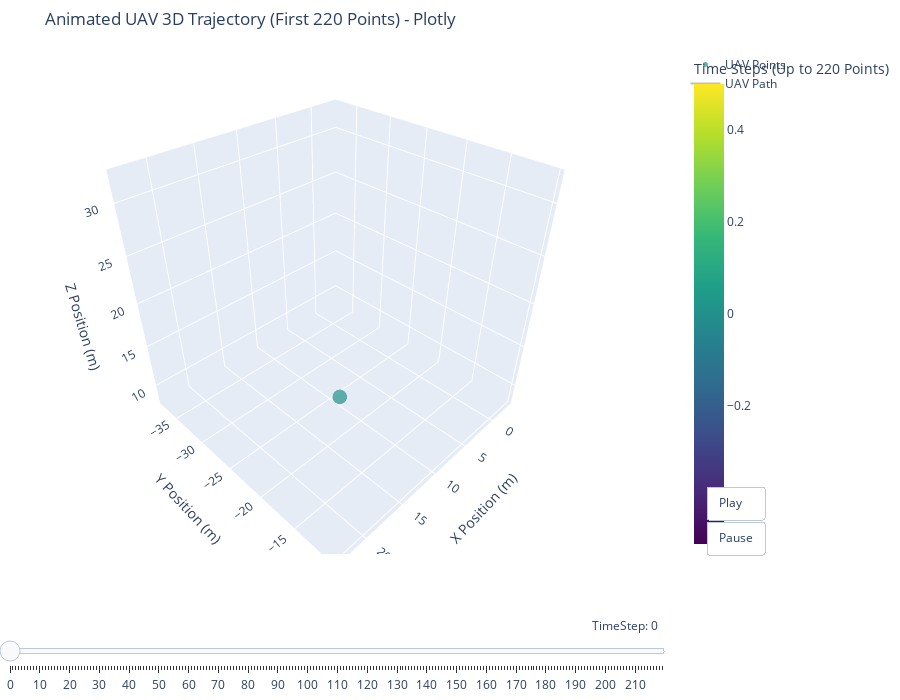

The cell this chart's notebook holds for it:
### Code cell
# trực quan hóa đồ thị 3D

df_original = df

# --- BƯỚC 2: CHUYỂN ĐỔI TỌA ĐỘ (NẾU CẦN) VÀ CHỌN CỘT ĐỂ VẼ ---
# QUAN TRỌNG: Đảm bảo rằng các cột bạn sử dụng để vẽ ('tx', 'ty', 'tz' trong ví dụ của bạn,
# hoặc 'x_enu', 'y_enu', 'z_enu' như trong code này) đã ở cùng một đơn vị (ví dụ: mét)
# và đại diện cho tọa độ trong một hệ thống nhất quán (ví dụ: ENU).

# Giả sử dữ liệu mới của bạn có các cột 'tx', 'ty', 'tz' đã được xử lý (ví dụ: là tọa độ ENU)
# Nếu chưa, bạn cần thực hiện bước chuyển đổi ở đây.
# Để ví dụ này khớp với code trước, chúng ta sẽ giả lập việc tạo cột ENU.
# Trong THỰC TẾ, bạn sẽ dùng cột 'tx', 'ty', 'tz' từ dữ liệu mới của mình.

if 'tx' not in df_original.columns: # Chỉ giả lập nếu không có sẵn cột tx, ty, tz
    lat_ref = df_original['latitude'].iloc[0]
    lon_ref = df_original['longitude'].iloc[0]
    alt_ref = df_original['altitude'].iloc[0]
    R_earth = 6371000
    df_original['x_enu'] = (df_original['longitude'] - lon_ref) * np.pi/180 * R_earth * np.cos(df_original['latitude'] * np.pi/180)
    df_original['y_enu'] = (df_original['latitude'] - lat_ref) * np.pi/180 * R_earth
    df_original['z_enu'] = df_original['altitude'] - alt_ref # Hoặc giữ nguyên 'altitude' nếu nó đã là Z trong hệ ENU
    
    # Đổi tên để khớp với code vẽ của bạn nếu bạn muốn dùng 'tx', 'ty', 'tz'
    # Hoặc bạn có thể trực tiếp dùng 'x_enu', 'y_enu', 'z_enu' trong các lệnh plot
    df_original.rename(columns={'x_enu': 'tx', 'y_enu': 'ty', 'z_enu': 'tz'}, inplace=True)


# --- BƯỚC 3: CHỌN SỐ ĐIỂM DỮ LIỆU ĐỂ VẼ ---
# Ví dụ: lấy 220 điểm dữ liệu đầu tiên như trong ảnh bạn cung cấp
num_points_to_plot = 220
if len(df_original) >= num_points_to_plot:
    df_plot = df_original.head(num_points_to_plot).copy()
else:
    df_plot = df_original.copy() # Vẽ tất cả nếu không đủ 220 điểm
    print(f"Cảnh báo: Số lượng điểm dữ liệu ({len(df_original)}) ít hơn {num_points_to_plot}. Sẽ vẽ tất cả điểm hiện có.")



# --- Tạo đồ thị 3D với Plotly và Hoạt ảnh ---

# Tạo đối tượng Figure
fig = go.Figure()

# Khởi tạo trace cho các điểm scatter và đường line với điểm đầu tiên (hoặc không có điểm nào)
# Điều này quan trọng để cấu trúc của figure được thiết lập trước khi thêm frames
fig.add_trace(go.Scatter3d(
    x=[df_plot['tx'].iloc[0]], # Bắt đầu với điểm đầu tiên
    y=[df_plot['ty'].iloc[0]],
    z=[df_plot['tz'].iloc[0]],
    mode='markers',
    marker=dict(
        size=5, # Tăng kích thước điểm một chút để dễ thấy hơn
        color=[0], # Màu của điểm đầu tiên
        colorscale='Viridis',
        opacity=0.7,
        colorbar=dict(title=f'Time Steps (Up to {len(df_plot)} Points)')
    ),
    name='UAV Points'
))

fig.add_trace(go.Scatter3d(
    x=[df_plot['tx'].iloc[0]], # Bắt đầu với điểm đầu tiên
    y=[df_plot['ty'].iloc[0]],
    z=[df_plot['tz'].iloc[0]],
    mode='lines',
    line=dict(
        color='grey',
        width=2
    ),
    opacity=0.5,
    name='UAV Path'
))

# Tạo frames cho hoạt ảnh
# Mỗi frame sẽ thêm một điểm mới vào đồ thị
frames = []
for k in range(len(df_plot)):
    frame_data_points = go.Scatter3d(
        x=df_plot['tx'].iloc[:k+1],
        y=df_plot['ty'].iloc[:k+1],
        z=df_plot['tz'].iloc[:k+1],
        mode='markers',
        marker=dict(
            size=5,
            color=df_plot.index[:k+1], # Màu theo index của các điểm đã hiển thị
            colorscale='Viridis',
            opacity=0.7
            # Không cần colorbar ở đây vì nó đã được định nghĩa ở trace ban đầu
        )
    )
    frame_data_lines = go.Scatter3d(
        x=df_plot['tx'].iloc[:k+1],
        y=df_plot['ty'].iloc[:k+1],
        z=df_plot['tz'].iloc[:k+1],
        mode='lines',
        line=dict(color='grey', width=2),
        opacity=0.5
    )
    frames.append(go.Frame(data=[frame_data_points, frame_data_lines], name=str(k)))

fig.frames = frames

# Cập nhật layout của đồ thị
fig.update_layout(
    title=f'Animated UAV 3D Trajectory (First {len(df_plot)} Points) - Plotly',
    scene=dict(
        xaxis_title='X Position (m)',
        yaxis_title='Y Position (m)',
        zaxis_title='Z Position (m)',
        # Giữ nguyên cài đặt aspectmode, bạn có thể thử 'cube' nếu muốn
        aspectmode='data',
        # Đặt giới hạn trục cố định để tránh việc trục thay đổi kích thước khi hoạt ảnh
        # Điều này quan trọng để hoạt ảnh trông ổn định
        xaxis=dict(range=[df_plot['tx'].min() - 10, df_plot['tx'].max() + 10]),
        yaxis=dict(range=[df_plot['ty'].min() - 10, df_plot['ty'].max() + 10]),
        zaxis=dict(range=[df_plot['tz'].min() - 5, df_plot['tz'].max() + 20]), # Cho thêm không gian ở trục Z
    ),
    margin=dict(l=0, r=0, b=0, t=50), # Tăng lề trên một chút cho tiêu đề
    width=900,
    height=700,
    # Thêm nút Play và Slider cho hoạt ảnh
    updatemenus=[dict(
        type='buttons',
        showactive=False,
        y=0, # Vị trí của nút play
        x=1.05, # Vị trí của nút play
        xanchor='left',
        yanchor='bottom',
        pad=dict(t=10, r=10),
        buttons=[dict(
            label='Play',
            method='animate',
            args=[None, dict(frame=dict(duration=100, redraw=True), # Tốc độ frame (ms)
                             fromcurrent=True,
                             transition=dict(duration=0))] # Không có hiệu ứng chuyển tiếp giữa các frame
        ),
                 dict(
            label='Pause',
            method='animate',
            args=[[None], dict(frame=dict(duration=0, redraw=False),
                               mode='immediate',
                               transition=dict(duration=0))]
        )]
    )],
    sliders=[dict(
        active=0,
        y=0, # Vị trí của slider
        x=0, # Vị trí của slider
        xanchor='left',
        yanchor='top',
        pad=dict(b=10, t=60), # Padding cho slider
        currentvalue=dict(
            font=dict(size=12),
            prefix='TimeStep: ',
            visible=True,
            xanchor='right'
        ),
        transition=dict(duration=0), # Không có hiệu ứng chuyển tiếp khi kéo slider
        steps=[dict(
            label=str(k),
            method='animate',
            args=[[str(k)], dict(mode='immediate',
                                 frame=dict(duration=0, redraw=True), # Không delay khi chọn frame
                                 transition=dict(duration=0))]
        ) for k in range(len(df_plot))]
    )]
)


# Hiển thị đồ thị (sẽ tương tác trong Jupyter Notebook/Lab)
fig.show()

### Figure 1 — Plotly figure (JSON) as saved in the notebook; plotly's stock layout.template omitted (floating-point values rounded to 4 significant figures)
{"data": [{"marker": {"color": [0], "colorbar": {"title": {"text": "Time Steps (Up to 220 Points)"}}, "colorscale": [[0, "#440154"], [0.1111, "#482878"], [0.2222, "#3e4989"], [0.3333, "#31688e"], [0.4444, "#26828e"], [0.5556, "#1f9e89"], [0.6667, "#35b779"], [0.7778, "#6ece58"], [0.8889, "#b5de2b"], [1, "#fde725"]], "opacity": 0.7, "size": 5}, "mode": "markers", "name": "UAV Points", "type": "scatter3d", "x": [12.99], "y": [-20.32], "z": [12.52]}, {"line": {"color": "grey", "width": 2}, "mode": "lines", "name": "UAV Path", "opacity": 0.5, "type": "scatter3d", "x": [12.99], "y": [-20.32], "z": [12.52]}], "layout": {"height": 700, "margin": {"b": 0, "l": 0, "r": 0, "t": 50}, "scene": {"aspectmode": "data", "xaxis": {"range": [-3.717, 23.81], "title": {"text": "X Position (m)"}}, "yaxis": {"range": [-38.41, -9.585], "title": {"text": "Y Position (m)"}}, "zaxis": {"range": [7.519, 32.9], "title": {"text": "Z Position (m)"}}}, "sliders": [{"active": 0, "currentvalue": {"font": {"size": 12}, "prefix": "TimeStep: ", "visible": true, "xanchor": "right"}, "pad": {"b": 10, "t": 60}, "steps": [{"args": [["0"], {"frame": {"duration": 0, "redraw": true}, "mode": "immediate", "transition": {"duration": 0}}], "label": "0", "method": "animate"}, {"args": [["1"], {"frame": {"duration": 0, "redraw": true}, "mode": "immediate", "transition": {"duration": 0}}], "label": "1", "method": "animate"}, {"args": [["2"], {"frame": {"duration": 0, "redraw": true}, "mode": "immediate", "transition": {"duration": 0}}], "label": "2", "method": "animate"}, {"args": [["3"], {"frame": {"duration": 0, "redraw": true}, "mode": "immediate", "transition": {"duration": 0}}], "label": "3", "method": "animate"}, {"args": [["4"], {"frame": {"duration": 0, "redraw": true}, "mode": "immediate", "transition": {"duration": 0}}], "label": "4", "method": "animate"}, {"args": [["5"], {"frame": {"duration": 0, "redraw": true}, "mode": "immediate", "transition": {"duration": 0}}], "label": "5", "method": "animate"}, {"args": [["6"], {"frame": {"duration": 0, "redraw": true}, "mode": "immediate", "transition": {"duration": 0}}], "label": "6", "method": "animate"}, {"args": [["7"], {"frame": {"duration": 0, "redraw": true}, "mode": "immediate", "transition": {"duration": 0}}], "label": "7", "method": "animate"}, {"args": [["8"], {"frame": {"duration": 0, "redraw": true}, "mode": "immediate", "transition": {"duration": 0}}], "label": "8", "method": "animate"}, {"args": [["9"], {"frame": {"duration": 0, "redraw": true}, "mode": "immediate", "transition": {"duration": 0}}], "label": "9", "method": "animate"}, {"args": [["10"], {"frame": {"duration": 0, "redraw": true}, "mode": "immediate", "transition": {"duration": 0}}], "label": "10", "method": "animate"}, {"args": [["11"], {"frame": {"duration": 0, "redraw": true}, "mode": "immediate", "transition": {"duration": 0}}], "label": "11", "method": "animate"}, {"args": [["12"], {"frame": {"duration": 0, "redraw": true}, "mode": "immediate", "transition": {"duration": 0}}], "label": "12", "method": "animate"}, {"args": [["13"], {"frame": {"duration": 0, "redraw": true}, "mode": "immediate", "transition": {"duration": 0}}], "label": "13", "method": "animate"}, {"args": [["14"], {"frame": {"duration": 0, "redraw": true}, "mode": "immediate", "transition": {"duration": 0}}], "label": "14", "method": "animate"}, {"args": [["15"], {"frame": {"duration": 0, "redraw": true}, "mode": "immediate", "transition": {"duration": 0}}], "label": "15", "method": "animate"}, {"args": [["16"], {"frame": {"duration": 0, "redraw": true}, "mode": "immediate", "transition": {"duration": 0}}], "label": "16", "method": "animate"}, {"args": [["17"], {"frame": {"duration": 0, "redraw": true}, "mode": "immediate", "transition": {"duration": 0}}], "label": "17", "method": "animate"}, {"args": [["18"], {"frame": {"duration": 0, "redraw": true}, "mode": "immediate", "transition": {"duration": 0}}], "label": "18", "method": "animate"}, {"args": [["19"], {"frame": {"duration": 0, "redraw": true}, "mode": "immediate", "transition": {"duration": 0}}], "label": "19", "method": "animate"}, {"args": [["20"], {"frame": {"duration": 0, "redraw": true}, "mode": "immediate", "transition": {"duration": 0}}], "label": "20", "method": "animate"}, {"args": [["21"], {"frame": {"duration": 0, "redraw": true}, "mode": "immediate", "transition": {"duration": 0}}], "label": "21", "method": "animate"}, {"args": [["22"], {"frame": {"duration": 0, "redraw": true}, "mode": "immediate", "transition": {"duration": 0}}], "label": "22", "method": "animate"}, {"args": [["23"], {"frame": {"duration": 0, "redraw": true}, "mode": "immediate", "transition": {"duration": 0}}], "label": "23", "method": "animate"}, {"args": [["24"], {"frame": {"duration": 0, "redraw": true}, "mode": "immediate", "transition": {"duration": 0}}], "label": "24", "method": "animate"}, {"args": [["25"], {"frame": {"duration": 0, "redraw": true}, "mode": "immediate", "transition": {"duration": 0}}], "label": "25", "method": "animate"}, {"args": [["26"], {"frame": {"duration": 0, "redraw": true}, "mode": "immediate", "transition": {"duration": 0}}], "label": "26", "method": "animate"}, {"args": [["27"], {"frame": {"duration": 0, "redraw": true}, "mode": "immediate", "transition": {"duration": 0}}], "label": "27", "method": "animate"}, {"args": [["28"], {"frame": {"duration": 0, "redraw": true}, "mode": "immediate", "transition": {"duration": 0}}], "label": "28", "method": "animate"}, {"args": [["29"], {"frame": {"duration": 0, "redraw": true}, "mode": "immediate", "transition": {"duration": 0}}], "label": "29", "method": "animate"}, {"args": [["30"], {"frame": {"duration": 0, "redraw": true}, "mode": "immediate", "transition": {"duration": 0}}], "label": "30", "method": "animate"}, {"args": [["31"], {"frame": {"duration": 0, "redraw": true}, "mode": "immediate", "transition": {"duration": 0}}], "label": "31", "method": "animate"}, {"args": [["32"], {"frame": {"duration": 0, "redraw": true}, "mode": "immediate", "transition": {"duration": 0}}], "label": "32", "method": "animate"}, {"args": [["33"], {"frame": {"duration": 0, "redraw": true}, "mode": "immediate", "transition": {"duration": 0}}], "label": "33", "method": "animate"}, {"args": [["34"], {"frame": {"duration": 0, "redraw": true}, "mode": "immediate", "transition": {"duration": 0}}], "label": "34", "method": "animate"}, {"args": [["35"], {"frame": {"duration": 0, "redraw": true}, "mode": "immediate", "transition": {"duration": 0}}], "label": "35", "method": "animate"}, {"args": [["36"], {"frame": {"duration": 0, "redraw": true}, "mode": "immediate", "transition": {"duration": 0}}], "label": "36", "method": "animate"}, {"args": [["37"], {"frame": {"duration": 0, "redraw": true}, "mode": "immediate", "transition": {"duration": 0}}], "label": "37", "method": "animate"}, {"args": [["38"], {"frame": {"duration": 0, "redraw": true}, "mode": "immediate", "transition": {"duration": 0}}], "label": "38", "method": "animate"}, {"args": [["39"], {"frame": {"duration": 0, "redraw": true}, "mode": "immediate", "transition": {"duration": 0}}], "label": "39", "method": "animate"}, {"args": [["40"], {"frame": {"duration": 0, "redraw": true}, "mode": "immediate", "transition": {"duration": 0}}], "label": "40", "method": "animate"}, {"args": [["41"], {"frame": {"duration": 0, "redraw": true}, "mode": "immediate", "transition": {"duration": 0}}], "label": "41", "method": "animate"}, {"args": [["42"], {"frame": {"duration": 0, "redraw": true}, "mode": "immediate", "transition": {"duration": 0}}], "label": "42", "method": "animate"}, {"args": [["43"], {"frame": {"duration": 0, "redraw": true}, "mode": "immediate", "transition": {"duration": 0}}], "label": "43", "method": "animate"}, {"args": [["44"], {"frame": {"duration": 0, "redraw": true}, "mode": "immediate", "transition": {"duration": 0}}], "label": "44", "method": "animate"}, {"args": [["45"], {"frame": {"duration": 0, "redraw": true}, "mode": "immediate", "transition": {"duration": 0}}], "label": "45", "method": "animate"}, {"args": [["46"], {"frame": {"duration": 0, "redraw": true}, "mode": "immediate", "transition": {"duration": 0}}], "label": "46", "method": "animate"}, {"args": [["47"], {"frame": {"duration": 0, "redraw": true}, "mode": "immediate", "transition": {"duration": 0}}], "label": "47", "method": "animate"}, {"args": [["48"], {"frame": {"duration": 0, "redraw": true}, "mode": "immediate", "transition": {"duration": 0}}], "label": "48", "method": "animate"}, {"args": [["49"], {"frame": {"duration": 0, "redraw": true}, "mode": "immediate", "transition": {"duration": 0}}], "label": "49", "method": "animate"}, {"args": [["50"], {"frame": {"duration": 0, "redraw": true}, "mode": "immediate", "transition": {"duration": 0}}], "label": "50", "method": "animate"}, {"args": [["51"], {"frame": {"duration": 0, "redraw": true}, "mode": "immediate", "transition": {"duration": 0}}], "label": "51", "method": "animate"}, {"args": [["52"], {"frame": {"duration": 0, "redraw": true}, "mode": "immediate", "transition": {"duration": 0}}], "label": "52", "method": "animate"}, {"args": [["53"], {"frame": {"duration": 0, "redraw": true}, "mode": "immediate", "transition": {"duration": 0}}], "label": "53", "method": "animate"}, {"args": [["54"], {"frame": {"duration": 0, "redraw": true}, "mode": "immediate", "transition": {"duration": 0}}], "label": "54", "method": "animate"}, {"args": [["55"], {"frame": {"duration": 0, "redraw": true}, "mode": "immediate", "transition": {"duration": 0}}], "label": "55", "method": "animate"}, {"args": [["56"], {"frame": {"duration": 0, "redraw": true}, "mode": "immediate", "transition": {"duration": 0}}], "label": "56", "method": "animate"}, {"args": [["57"], {"frame": {"duration": 0, "redraw": true}, "mode": "immediate", "transition": {"duration": 0}}], "label": "57", "method": "animate"}, {"args": [["58"], {"frame": {"duration": 0, "redraw": true}, "mode": "immediate", "transition": {"duration": 0}}], "label": "58", "method": "animate"}, {"args": [["59"], {"frame": {"duration": 0, "redraw": true}, "mode": "immediate", "transition": {"duration": 0}}], "label": "59", "method": "animate"}, {"args": [["60"], {"frame": {"duration": 0, "redraw": true}, "mode": "immediate", "transition": {"duration": 0}}], "label": "60", "method": "animate"}, {"args": [["61"], {"frame": {"duration": 0, "redraw": true}, "mode": "immediate", "transition": {"duration": 0}}], "label": "61", "method": "animate"}, {"args": [["62"], {"frame": {"duration": 0, "redraw": true}, "mode": "immediate", "transition": {"duration": 0}}], "label": "62", "method": "animate"}, {"args": [["63"], {"frame": {"duration": 0, "redraw": true}, "mode": "immediate", "transition": {"duration": 0}}], "label": "63", "method": "animate"}, {"args": [["64"], {"frame": {"duration": 0, "redraw": true}, "mode": "immediate", "transition": {"duration": 0}}], "label": "64", "method": "animate"}, {"args": [["65"], {"frame": {"duration": 0, "redraw": true}, "mode": "immediate", "transition": {"duration": 0}}], "label": "65", "method": "animate"}, {"args": [["66"], {"frame": {"duration": 0, "redraw": true}, "mode": "immediate", "transition": {"duration": 0}}], "label": "66", "method": "animate"}, {"args": [["67"], {"frame": {"duration": 0, "redraw": true}, "mode": "immediate", "transition": {"duration": 0}}], "label": "67", "method": "animate"}, {"args": [["68"], {"frame": {"duration": 0, "redraw": true}, "mode": "immediate", "transition": {"duration": 0}}], "label": "68", "method": "animate"}, {"args": [["69"], {"frame": {"duration": 0, "redraw": true}, "mode": "immediate", "transition": {"duration": 0}}], "label": "69", "method": "animate"}, {"args": [["70"], {"frame": {"duration": 0, "redraw": true}, "mode": "immediate", "transition": {"duration": 0}}], "label": "70", "method": "animate"}, {"args": [["71"], {"frame": {"duration": 0, "redraw": true}, "mode": "immediate", "transition": {"duration": 0}}], "label": "71", "method": "animate"}, {"args": [["72"], {"frame": {"duration": 0, "redraw": true}, "mode": "immediate", "transition": {"duration": 0}}], "label": "72", "method": "animate"}, {"args": [["73"], {"frame": {"duration": 0, "redraw": true}, "mode": "immediate", "transition": {"duration": 0}}], "label": "73", "method": "animate"}, {"args": [["74"], {"frame": {"duration": 0, "redraw": true}, "mode": "immediate", "transition": {"duration": 0}}], "label": "74", "method": "animate"}, {"args": [["75"], {"frame": {"duration": 0, "redraw": true}, "mode": "immediate", "transition": {"duration": 0}}], "label": "75", "method": "animate"}, {"args": [["76"], {"frame": {"duration": 0, "redraw": true}, "mode": "immediate", "transition": {"duration": 0}}], "label": "76", "method": "animate"}, {"args": [["77"], {"frame": {"duration": 0, "redraw": true}, "mode": "immediate", "transition": {"duration": 0}}], "label": "77", "method": "animate"}, {"args": [["78"], {"frame": {"duration": 0, "redraw": true}, "mode": "immediate", "transition": {"duration": 0}}], "label": "78", "method": "animate"}, {"args": [["79"], {"frame": {"duration": 0, "redraw": true}, "mode": "immediate", "transition": {"duration": 0}}], "label": "79", "method": "animate"}, {"args": [["80"], {"frame": {"duration": 0, "redraw": true}, "mode": "immediate", "transition": {"duration": 0}}], "label": "80", "method": "animate"}, {"args": [["81"], {"frame": {"duration": 0, "redraw": true}, "mode": "immediate", "transition": {"duration": 0}}], "label": "81", "method": "animate"}, {"args": [["82"], {"frame": {"duration": 0, "redraw": true}, "mode": "immediate", "transition": {"duration": 0}}], "label": "82", "method": "animate"}, {"args": [["83"], {"frame": {"duration": 0, "redraw": true}, "mode": "immediate", "transition": {"duration": 0}}], "label": "83", "method": "animate"}, {"args": [["84"], {"frame": {"duration": 0, "redraw": true}, "mode": "immediate", "transition": {"duration": 0}}], "label": "84", "method": "animate"}, {"args": [["85"], {"frame": {"duration": 0, "redraw": true}, "mode": "immediate", "transition": {"duration": 0}}], "label": "85", "method": "animate"}, {"args": [["86"], {"frame": {"duration": 0, "redraw": true}, "mode": "immediate", "transition": {"duration": 0}}], "label": "86", "method": "animate"}, {"args": [["87"], {"frame": {"duration": 0, "redraw": true}, "mode": "immediate", "transition": {"duration": 0}}], "label": "87", "method": "animate"}, {"args": [["88"], {"frame": {"duration": 0, "redraw": true}, "mode": "immediate", "transition": {"duration": 0}}], "label": "88", "method": "animate"}, {"args": [["89"], {"frame": {"duration": 0, "redraw": true}, "mode": "immediate", "transition": {"duration": 0}}], "label": "89", "method": "animate"}, {"args": [["90"], {"frame": {"duration": 0, "redraw": true}, "mode": "immediate", "transition": {"duration": 0}}], "label": "90", "method": "animate"}, {"args": [["91"], {"frame": {"duration": 0, "redraw": true}, "mode": "immediate", "transition": {"duration": 0}}], "label": "91", "method": "animate"}, {"args": [["92"], {"frame": {"duration": 0, "redraw": true}, "mode": "immediate", "transition": {"duration": 0}}], "label": "92", "method": "animate"}, {"args": [["93"], {"frame": {"duration": 0, "redraw": true}, "mode": "immediate", "transition": {"duration": 0}}], "label": "93", "method": "animate"}, {"args": [["94"], {"frame": {"duration": 0, "redraw": true}, "mode": "immediate", "transition": {"duration": 0}}], "label": "94", "method": "animate"}, {"args": [["95"], {"frame": {"duration": 0, "redraw": true}, "mode": "immediate", "transition": {"duration": 0}}], "label": "95", "method": "animate"}, {"args": [["96"], {"frame": {"duration": 0, "redraw": true}, "mode": "immediate", "transition": {"duration": 0}}], "label": "96", "method": "animate"}, {"args": [["97"], {"frame": {"duration": 0, "redraw": true}, "mode": "immediate", "transition": {"duration": 0}}], "label": "97", "method": "animate"}, {"args": [["98"], {"frame": {"duration": 0, "redraw": true}, "mode": "immediate", "transition": {"duration": 0}}], "label": "98", "method": "animate"}, {"args": [["99"], {"frame": {"duration": 0, "redraw": true}, "mode": "immediate", "transition": {"duration": 0}}], "label": "99", "method": "animate"}, {"args": [["100"], {"frame": {"duration": 0, "redraw": true}, "mode": "immediate", "transition": {"duration": 0}}], "label": "100", "method": "animate"}, {"args": [["101"], {"frame": {"duration": 0, "redraw": true}, "mode": "immediate", "transition": {"duration": 0}}], "label": "101", "method": "animate"}, {"args": [["102"], {"frame": {"duration": 0, "redraw": true}, "mode": "immediate", "transition": {"duration": 0}}], "label": "102", "method": "animate"}, {"args": [["103"], {"frame": {"duration": 0, "redraw": true}, "mode": "immediate", "transition": {"duration": 0}}], "label": "103", "method": "animate"}, {"args": [["104"], {"frame": {"duration": 0, "redraw": true}, "mode": "immediate", "transition": {"duration": 0}}], "label": "104", "method": "animate"}, {"args": [["105"], {"frame": {"duration": 0, "redraw": true}, "mode": "immediate", "transition": {"duration": 0}}], "label": "105", "method": "animate"}, {"args": [["106"], {"frame": {"duration": 0, "redraw": true}, "mode": "immediate", "transition": {"duration": 0}}], "label": "106", "method": "animate"}, {"args": [["107"], {"frame": {"duration": 0, "redraw": true}, "mode": "immediate", "transition": {"duration": 0}}], "label": "107", "method": "animate"}, {"args": [["108"], {"frame": {"duration": 0, "redraw": true}, "mode": "immediate", "transition": {"duration": 0}}], "label": "108", "method": "animate"}, {"args": [["109"], {"frame": {"duration": 0, "redraw": true}, "mode": "immediate", "transition": {"duration": 0}}], "label": "109", "method": "animate"}, {"args": [["110"], {"frame": {"duration": 0, "redraw": true}, "mode": "immediate", "transition": {"duration": 0}}], "label": "110", "method": "animate"}, {"args": [["111"], {"frame": {"duration": 0, "redraw": true}, "mode": "immediate", "transition": {"duration": 0}}], "label": "111", "method": "animate"}, {"args": [["112"], {"frame": {"duration": 0, "redraw": true}, "mode": "immediate", "transition": {"duration": 0}}], "label": "112", "method": "animate"}, {"args": [["113"], {"frame": {"duration": 0, "redraw": true}, "mode": "immediate", "transition": {"duration": 0}}], "label": "113", "method": "animate"}, {"args": [["114"], {"frame": {"duration": 0, "redraw": true}, "mode": "immediate", "transition": {"duration": 0}}], "label": "114", "method": "animate"}, {"args": [["115"], {"frame": {"duration": 0, "redraw": true}, "mode": "immediate", "transition": {"duration": 0}}], "label": "115", "method": "animate"}, {"args": [["116"], {"frame": {"duration": 0, "redraw": true}, "mode": "immediate", "transition": {"duration": 0}}], "label": "116", "method": "animate"}, {"args": [["117"], {"frame": {"duration": 0, "redraw": true}, "mode": "immediate", "transition": {"duration": 0}}], "label": "117", "method": "animate"}, {"args": [["118"], {"frame": {"duration": 0, "redraw": true}, "mode": "immediate", "transition": {"duration": 0}}], "label": "118", "method": "animate"}, {"args": [["119"], {"frame": {"duration": 0, "redraw": true}, "mode": "immediate", "transition": {"duration": 0}}], "label": "119", "method": "animate"}, {"args": [["120"], {"frame": {"duration": 0, "redraw": true}, "mode": "immediate", "transition": {"duration": 0}}], "label": "120", "method": "animate"}, {"args": [["121"], {"frame": {"duration": 0, "redraw": true}, "mode": "immediate", "transition": {"duration": 0}}], "label": "121", "method": "animate"}, {"args": [["122"], {"frame": {"duration": 0, "redraw": true}, "mode": "immediate", "transition": {"duration": 0}}], "label": "122", "method": "animate"}, {"args": [["123"], {"frame": {"duration": 0, "redraw": true}, "mode": "immediate", "transition": {"duration": 0}}], "label": "123", "method": "animate"}, {"args": [["124"], {"frame": {"duration": 0, "redraw": true}, "mode": "immediate", "transition": {"duration": 0}}], "label": "124", "method": "animate"}, {"args": [["125"], {"frame": {"duration": 0, "redraw": true}, "mode": "immediate", "transition": {"duration": 0}}], "label": "125", "method": "animate"}, {"args": [["126"], {"frame": {"duration": 0, "redraw": true}, "mode": "immediate", "transition": {"duration": 0}}], "label": "126", "method": "animate"}, {"args": [["127"], {"frame": {"duration": 0, "redraw": true}, "mode": "immediate", "transition": {"duration": 0}}], "label": "127", "method": "animate"}, {"args": [["128"], {"frame": {"duration": 0, "redraw": true}, "mode": "immediate", "transition": {"duration": 0}}], "label": "128", "method": "animate"}, {"args": [["129"], {"frame": {"duration": 0, "redraw": true}, "mode": "immediate", "transition": {"duration": 0}}], "label": "129", "method": "animate"}, {"args": [["130"], {"frame": {"duration": 0, "redraw": true}, "mode": "immediate", "transition": {"duration": 0}}], "label": "130", "method": "animate"}, {"args": [["131"], {"frame": {"duration": 0, "redraw": true}, "mode": "immediate", "transition": {"duration": 0}}], "label": "131", "method": "animate"}, {"args": [["132"], {"frame": {"duration": 0, "redraw": true}, "mode": "immediate", "transition": {"duration": 0}}], "label": "132", "method": "animate"}, {"args": [["133"], {"frame": {"duration": 0, "redraw": true}, "mode": "immediate", "transition": {"duration": 0}}], "label": "133", "method": "animate"}, {"args": [["134"], {"frame": {"duration": 0, "redraw": true}, "mode": "immediate", "transition": {"duration": 0}}], "label": "134", "method": "animate"}, {"args": [["135"], {"frame": {"duration": 0, "redraw": true}, "mode": "immediate", "transition": {"duration": 0}}], "label": "135", "method": "animate"}, {"args": [["136"], {"frame": {"duration": 0, "redraw": true}, "mode": "immediate", "transition": {"duration": 0}}], "label": "136", "method": "animate"}, {"args": [["137"], {"frame": {"duration": 0, "redraw": true}, "mode": "immediate", "transition": {"duration": 0}}], "label": "137", "method": "animate"}, {"args": [["138"], {"frame": {"duration": 0, "redraw": true}, "mode": "immediate", "transition": {"duration": 0}}], "label": "138", "method": "animate"}, {"args": [["139"], {"frame": {"duration": 0, "redraw": true}, "mode": "immediate", "transition": {"duration": 0}}], "label": "139", "method": "animate"}, {"args": [["140"], {"frame": {"duration": 0, "redraw": true}, "mode": "immediate", "transition": {"duration": 0}}], "label": "140", "method": "animate"}, {"args": [["141"], {"frame": {"duration": 0, "redraw": true}, "mode": "immediate", "transition": {"duration": 0}}], "label": "141", "method": "animate"}, {"args": [["142"], {"frame": {"duration": 0, "redraw": true}, "mode": "immediate", "transition": {"duration": 0}}], "label": "142", "method": "animate"}, {"args": [["143"], {"frame": {"duration": 0, "redraw": true}, "mode": "immediate", "transition": {"duration": 0}}], "label": "143", "method": "animate"}, {"args": [["144"], {"frame": {"duration": 0, "redraw": true}, "mode": "immediate", "transition": {"duration": 0}}], "label": "144", "method": "animate"}, {"args": [["145"], {"frame": {"duration": 0, "redraw": true}, "mode": "immediate", "transition": {"duration": 0}}], "label": "145", "method": "animate"}, {"args": [["146"], {"frame": {"duration": 0, "redraw": true}, "mode": "immediate", "transition": {"duration": 0}}], "label": "146", "method": "animate"}, {"args": [["147"], {"frame": {"duration": 0, "redraw": true}, "mode": "immediate", "transition": {"duration": 0}}], "label": "147", "method": "animate"}, {"args": [["148"], {"frame": {"duration": 0, "redraw": true}, "mode": "immediate", "transition": {"duration": 0}}], "label": "148", "method": "animate"}, {"args": [["149"], {"frame": {"duration": 0, "redraw": true}, "mode": "immediate", "transition": {"duration": 0}}], "label": "149", "method": "animate"}, {"args": [["150"], {"frame": {"duration": 0, "redraw": true}, "mode": "immediate", "transition": {"duration": 0}}], "label": "150", "method": "animate"}, {"args": [["151"], {"frame": {"duration": 0, "redraw": true}, "mode": "immediate", "transition": {"duration": 0}}], "label": "151", "method": "animate"}, {"args": [["152"], {"frame": {"duration": 0, "redraw": true}, "mode": "immediate", "transition": {"duration": 0}}], "label": "152", "method": "animate"}, {"args": [["153"], {"frame": {"duration": 0, "redraw": true}, "mode": "immediate", "transition": {"duration": 0}}], "label": "153", "method": "animate"}, {"args": [["154"], {"frame": {"duration": 0, "redraw": true}, "mode": "immediate", "transition": {"duration": 0}}], "label": "154", "method": "animate"}, {"args": [["155"], {"frame": {"duration": 0, "redraw": true}, "mode": "immediate", "transition": {"duration": 0}}], "label": "155", "method": "animate"}, {"args": [["156"], {"frame": {"duration": 0, "redraw": true}, "mode": "immediate", "transition": {"duration": 0}}], "label": "156", "method": "animate"}, {"args": [["157"], {"frame": {"duration": 0, "redraw": true}, "mode": "immediate", "transition": {"duration": 0}}], "label": "157", "method": "animate"}, {"args": [["158"], {"frame": {"duration": 0, "redraw": true}, "mode": "immediate", "transition": {"duration": 0}}], "label": "158", "method": "animate"}, {"args": [["159"], {"frame": {"duration": 0, "redraw": true}, "mode": "immediate", "transition": {"duration": 0}}], "label": "159", "method": "animate"}, {"args": [["160"], {"frame": {"duration": 0, "redraw": true}, "mode": "immediate", "transition": {"duration": 0}}], "label": "160", "method": "animate"}, {"args": [["161"], {"frame": {"duration": 0, "redraw": true}, "mode": "immediate", "transition": {"duration": 0}}], "label": "161", "method": "animate"}, {"args": [["162"], {"frame": {"duration": 0, "redraw": true}, "mode": "immediate", "transition": {"duration": 0}}], "label": "162", "method": "animate"}, {"args": [["163"], {"frame": {"duration": 0, "redraw": true}, "mode": "immediate", "transition": {"duration": 0}}], "label": "163", "method": "animate"}, {"args": [["164"], {"frame": {"duration": 0, "redraw": true}, "mode": "immediate", "transition": {"duration": 0}}], "label": "164", "method": "animate"}, {"args": [["165"], {"frame": {"duration": 0, "redraw": true}, "mode": "immediate", "transition": {"duration": 0}}], "label": "165", "method": "animate"}, {"args": [["166"], {"frame": {"duration": 0, "redraw": true}, "mode": "immediate", "transition": {"duration": 0}}], "label": "166", "method": "animate"}, {"args": [["167"], {"frame": {"duration": 0, "redraw": true}, "mode": "immediate", "transition": {"duration": 0}}], "label": "167", "method": "animate"}, {"args": [["168"], {"frame": {"duration": 0, "redraw": true}, "mode": "immediate", "transition": {"duration": 0}}], "label": "168", "method": "animate"}, {"args": [["169"], {"frame": {"duration": 0, "redraw": true}, "mode": "immediate", "transition": {"duration": 0}}], "label": "169", "method": "animate"}, {"args": [["170"], {"frame": {"duration": 0, "redraw": true}, "mode": "immediate", "transition": {"duration": 0}}], "label": "170", "method": "animate"}, {"args": [["171"], {"frame": {"duration": 0, "redraw": true}, "mode": "immediate", "transition": {"duration": 0}}], "label": "171", "method": "animate"}, {"args": [["172"], {"frame": {"duration": 0, "redraw": true}, "mode": "immediate", "transition": {"duration": 0}}], "label": "172", "method": "animate"}, {"args": [["173"], {"frame": {"duration": 0, "redraw": true}, "mode": "immediate", "transition": {"duration": 0}}], "label": "173", "method": "animate"}, {"args": [["174"], {"frame": {"duration": 0, "redraw": true}, "mode": "immediate", "transition": {"duration": 0}}], "label": "174", "method": "animate"}, {"args": [["175"], {"frame": {"duration": 0, "redraw": true}, "mode": "immediate", "transition": {"duration": 0}}], "label": "175", "method": "animate"}, {"args": [["176"], {"frame": {"duration": 0, "redraw": true}, "mode": "immediate", "transition": {"duration": 0}}], "label": "176", "method": "animate"}, {"args": [["177"], {"frame": {"duration": 0, "redraw": true}, "mode": "immediate", "transition": {"duration": 0}}], "label": "177", "method": "animate"}, {"args": [["178"], {"frame": {"duration": 0, "redraw": true}, "mode": "immediate", "transition": {"duration": 0}}], "label": "178", "method": "animate"}, {"args": [["179"], {"frame": {"duration": 0, "redraw": true}, "mode": "immediate", "transition": {"duration": 0}}], "label": "179", "method": "animate"}, {"args": [["180"], {"frame": {"duration": 0, "redraw": true}, "mode": "immediate", "transition": {"duration": 0}}], "label": "180", "method": "animate"}, {"args": [["181"], {"frame": {"duration": 0, "redraw": true}, "mode": "immediate", "transition": {"duration": 0}}], "label": "181", "method": "animate"}, {"args": [["182"], {"frame": {"duration": 0, "redraw": true}, "mode": "immediate", "transition": {"duration": 0}}], "label": "182", "method": "animate"}, {"args": [["183"], {"frame": {"duration": 0, "redraw": true}, "mode": "immediate", "transition": {"duration": 0}}], "label": "183", "method": "animate"}, {"args": [["184"], {"frame": {"duration": 0, "redraw": true}, "mode": "immediate", "transition": {"duration": 0}}], "label": "184", "method": "animate"}, {"args": [["185"], {"frame": {"duration": 0, "redraw": true}, "mode": "immediate", "transition": {"duration": 0}}], "label": "185", "method": "animate"}, {"args": [["186"], {"frame": {"duration": 0, "redraw": true}, "mode": "immediate", "transition": {"duration": 0}}], "label": "186", "method": "animate"}, {"args": [["187"], {"frame": {"duration": 0, "redraw": true}, "mode": "immediate", "transition": {"duration": 0}}], "label": "187", "method": "animate"}, {"args": [["188"], {"frame": {"duration": 0, "redraw": true}, "mode": "immediate", "transition": {"duration": 0}}], "label": "188", "method": "animate"}, {"args": [["189"], {"frame": {"duration": 0, "redraw": true}, "mode": "immediate", "transition": {"duration": 0}}], "label": "189", "method": "animate"}, {"args": [["190"], {"frame": {"duration": 0, "redraw": true}, "mode": "immediate", "transition": {"duration": 0}}], "label": "190", "method": "animate"}, {"args": [["191"], {"frame": {"duration": 0, "redraw": true}, "mode": "immediate", "transition": {"duration": 0}}], "label": "191", "method": "animate"}, {"args": [["192"], {"frame": {"duration": 0, "redraw": true}, "mode": "immediate", "transition": {"duration": 0}}], "label": "192", "method": "animate"}, {"args": [["193"], {"frame": {"duration": 0, "redraw": true}, "mode": "immediate", "transition": {"duration": 0}}], "label": "193", "method": "animate"}, {"args": [["194"], {"frame": {"duration": 0, "redraw": true}, "mode": "immediate", "transition": {"duration": 0}}], "label": "194", "method": "animate"}, {"args": [["195"], {"frame": {"duration": 0, "redraw": true}, "mode": "immediate", "transition": {"duration": 0}}], "label": "195", "method": "animate"}, {"args": [["196"], {"frame": {"duration": 0, "redraw": true}, "mode": "immediate", "transition": {"duration": 0}}], "label": "196", "method": "animate"}, {"args": [["197"], {"frame": {"duration": 0, "redraw": true}, "mode": "immediate", "transition": {"duration": 0}}], "label": "197", "method": "animate"}, {"args": [["198"], {"frame": {"duration": 0, "redraw": true}, "mode": "immediate", "transition": {"duration": 0}}], "label": "198", "method": "animate"}, {"args": [["199"], {"frame": {"duration": 0, "redraw": true}, "mode": "immediate", "transition": {"duration": 0}}], "label": "199", "method": "animate"}, {"args": [["200"], {"frame": {"duration": 0, "redraw": true}, "mode": "immediate", "transition": {"duration": 0}}], "label": "200", "method": "animate"}, {"args": [["201"], {"frame": {"duration": 0, "redraw": true}, "mode": "immediate", "transition": {"duration": 0}}], "label": "201", "method": "animate"}, {"args": [["202"], {"frame": {"duration": 0, "redraw": true}, "mode": "immediate", "transition": {"duration": 0}}], "label": "202", "method": "animate"}, {"args": [["203"], {"frame": {"duration": 0, "redraw": true}, "mode": "immediate", "transition": {"duration": 0}}], "label": "203", "method": "animate"}, {"args": [["204"], {"frame": {"duration": 0, "redraw": true}, "mode": "immediate", "transition": {"duration": 0}}], "label": "204", "method": "animate"}, {"args": [["205"], {"frame": {"duration": 0, "redraw": true}, "mode": "immediate", "transition": {"duration": 0}}], "label": "205", "method": "animate"}, {"args": [["206"], {"frame": {"duration": 0, "redraw": true}, "mode": "immediate", "transition": {"duration": 0}}], "label": "206", "method": "animate"}, {"args": [["207"], {"frame": {"duration": 0, "redraw": true}, "mode": "immediate", "transition": {"duration": 0}}], "label": "207", "method": "animate"}, {"args": [["208"], {"frame": {"duration": 0, "redraw": true}, "mode": "immediate", "transition": {"duration": 0}}], "label": "208", "method": "animate"}, {"args": [["209"], {"frame": {"duration": 0, "redraw": true}, "mode": "immediate", "transition": {"duration": 0}}], "label": "209", "method": "animate"}, {"args": [["210"], {"frame": {"duration": 0, "redraw": true}, "mode": "immediate", "transition": {"duration": 0}}], "label": "210", "method": "animate"}, {"args": [["211"], {"frame": {"duration": 0, "redraw": true}, "mode": "immediate", "transition": {"duration": 0}}], "label": "211", "method": "animate"}, {"args": [["212"], {"frame": {"duration": 0, "redraw": true}, "mode": "immediate", "transition": {"duration": 0}}], "label": "212", "method": "animate"}, {"args": [["213"], {"frame": {"duration": 0, "redraw": true}, "mode": "immediate", "transition": {"duration": 0}}], "label": "213", "method": "animate"}, {"args": [["214"], {"frame": {"duration": 0, "redraw": true}, "mode": "immediate", "transition": {"duration": 0}}], "label": "214", "method": "animate"}, {"args": [["215"], {"frame": {"duration": 0, "redraw": true}, "mode": "immediate", "transition": {"duration": 0}}], "label": "215", "method": "animate"}, {"args": [["216"], {"frame": {"duration": 0, "redraw": true}, "mode": "immediate", "transition": {"duration": 0}}], "label": "216", "method": "animate"}, {"args": [["217"], {"frame": {"duration": 0, "redraw": true}, "mode": "immediate", "transition": {"duration": 0}}], "label": "217", "method": "animate"}, {"args": [["218"], {"frame": {"duration": 0, "redraw": true}, "mode": "immediate", "transition": {"duration": 0}}], "label": "218", "method": "animate"}, {"args": [["219"], {"frame": {"duration": 0, "redraw": true}, "mode": "immediate", "transition": {"duration": 0}}], "label": "219", "method": "animate"}], "transition": {"duration": 0}, "x": 0, "xanchor": "left", "y": 0, "yanchor": "top"}], "title": {"text": "Animated UAV 3D Trajectory (First 220 Points) - Plotly"}, "updatemenus": [{"buttons": [{"args": [null, {"frame": {"duration": 100, "redraw": true}, "fromcurrent": true, "transition": {"duration": 0}}], "label": "Play", "method": "animate"}, {"args": [[null], {"frame": {"duration": 0, "redraw": false}, "mode": "immediate", "transition": {"duration": 0}}], "label": "Pause", "method": "animate"}], "pad": {"r": 10, "t": 10}, "showactive": false, "type": "buttons", "x": 1.05, "xanchor": "left", "y": 0, "yanchor": "bottom"}], "width": 900}}
